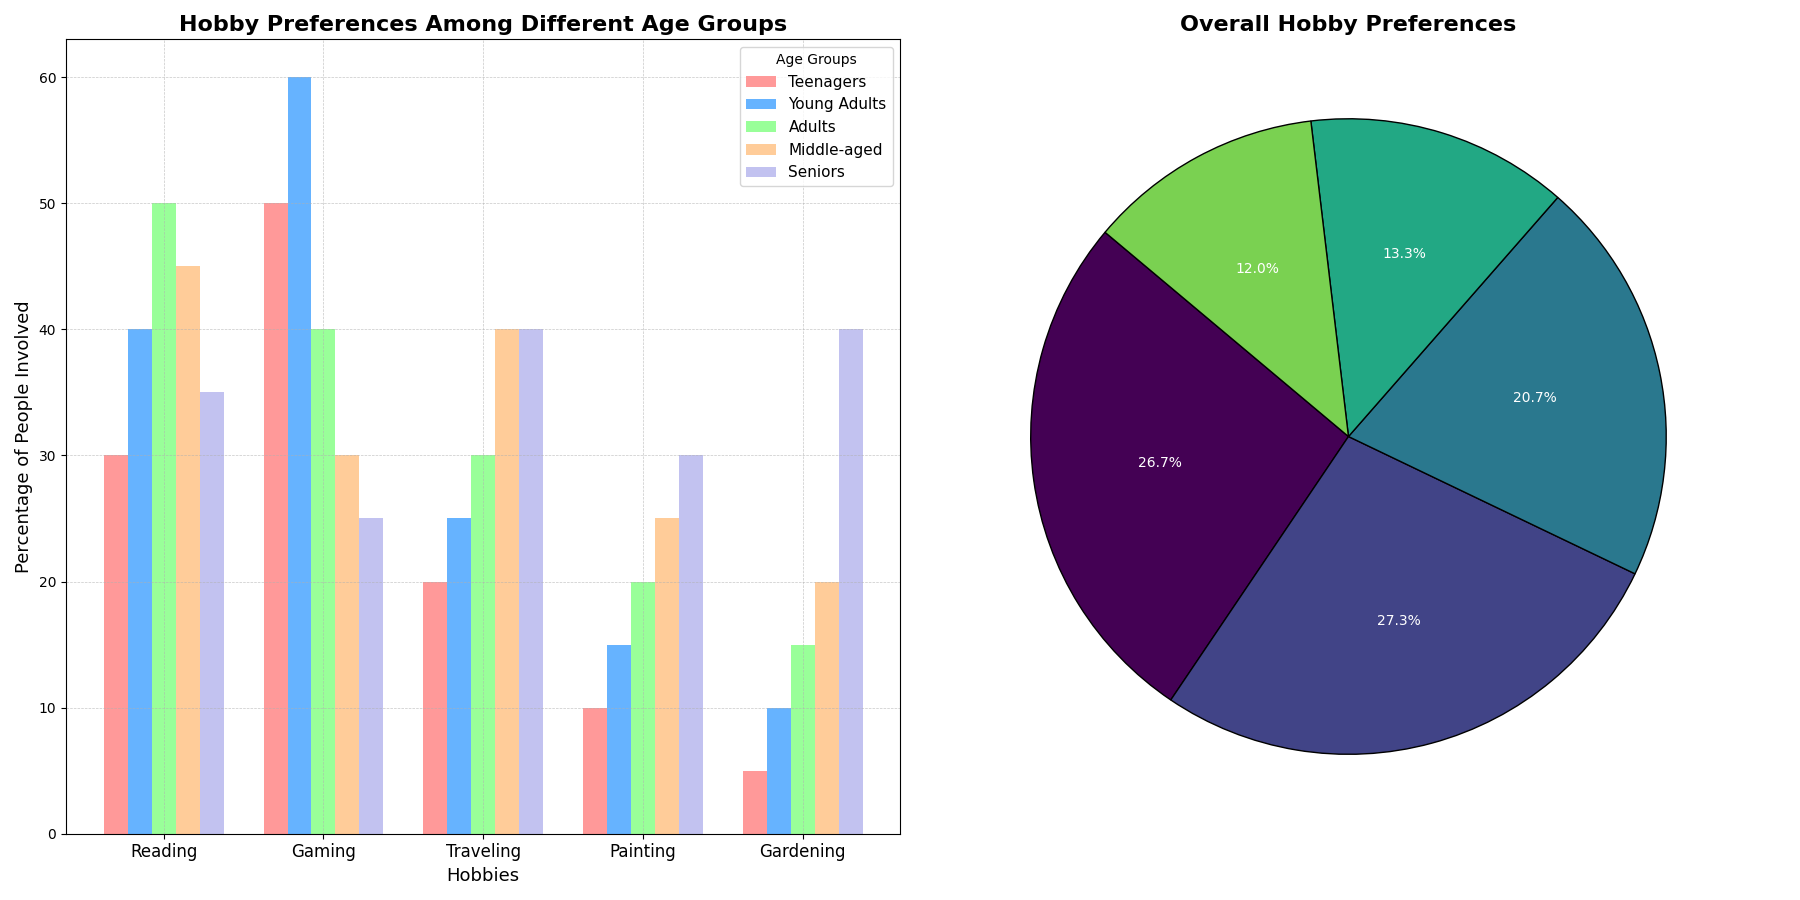

The Python source for this figure:
import matplotlib.pyplot as plt
import numpy as np

# Backstory:
# We are visualizing a fictional study on the hobby preferences among different age groups.
# The study aims to understand how various hobbies are distributed among age ranges from teenagers to senior citizens.

# Define Age Groups and Hobbies
age_groups = ['Teenagers', 'Young Adults', 'Adults', 'Middle-aged', 'Seniors']
hobbies = ['Reading', 'Gaming', 'Traveling', 'Painting', 'Gardening']

# Data representing the percentage of each age group involved in each hobby
data = np.array([
    [30, 50, 20, 10, 5],   # Teenagers
    [40, 60, 25, 15, 10],  # Young Adults
    [50, 40, 30, 20, 15],  # Adults
    [45, 30, 40, 25, 20],  # Middle-aged
    [35, 25, 40, 30, 40]   # Seniors
])

# Create subplots
fig, axes = plt.subplots(nrows=1, ncols=2, figsize=(18, 9))

# Bar chart for hobby distribution among age groups
bar_width = 0.15
indices = np.arange(len(hobbies))

# Define colors for age groups
colors = ['#ff9999','#66b3ff','#99ff99','#ffcc99','#c2c2f0']

# Stacked bar chart
for i in range(len(age_groups)):
    axes[0].bar(indices + i * bar_width, data[i], bar_width, label=age_groups[i], color=colors[i])

axes[0].set_title('Hobby Preferences Among Different Age Groups', fontsize=16, fontweight='bold')
axes[0].set_xlabel('Hobbies', fontsize=13)
axes[0].set_ylabel('Percentage of People Involved', fontsize=13)
axes[0].set_xticks(indices + bar_width * (len(age_groups) / 2 - 0.5))
axes[0].set_xticklabels(hobbies, fontsize=12)
axes[0].legend(title='Age Groups', fontsize=11)
axes[0].grid(True, linestyle='--', linewidth=0.5, alpha=0.7)

# Create a pie chart for overall hobby preferences
total_hobby_counts = data.sum(axis=0)
colors_pie = plt.cm.viridis(np.arange(5)/5.)
axes[1].pie(total_hobby_counts, labels=hobbies, autopct='%1.1f%%', startangle=140, colors=colors_pie,
            wedgeprops=dict(edgecolor='black'), textprops=dict(color="white"))

axes[1].set_title('Overall Hobby Preferences', fontsize=16, fontweight='bold')

# Adjust layout to fit everything neatly
plt.tight_layout()

# Show plot
plt.show()
